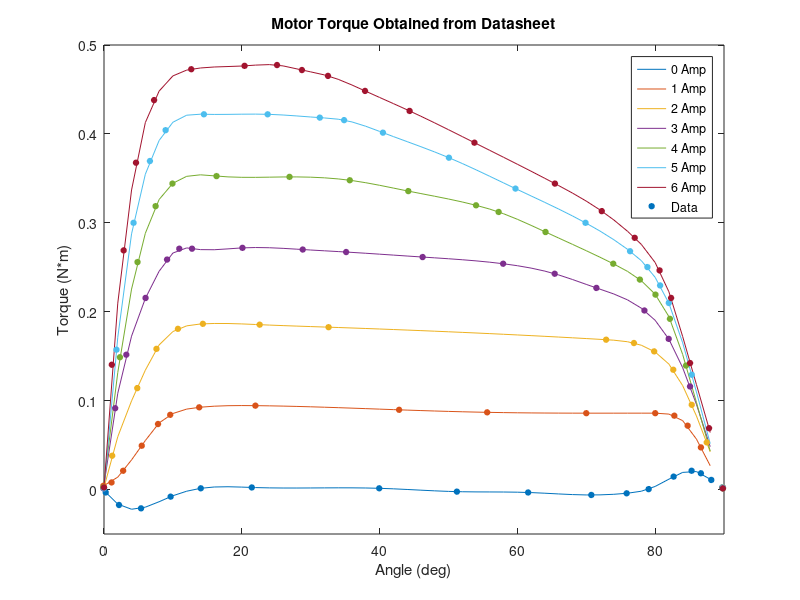
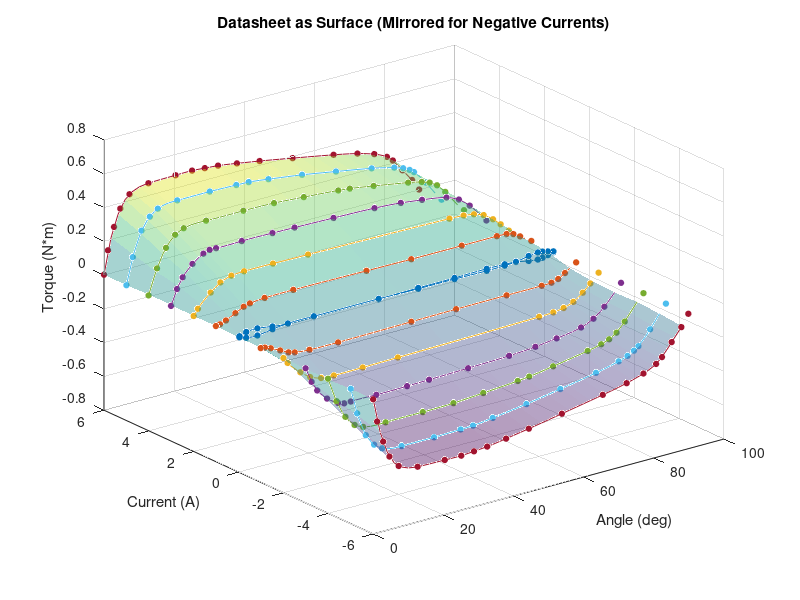
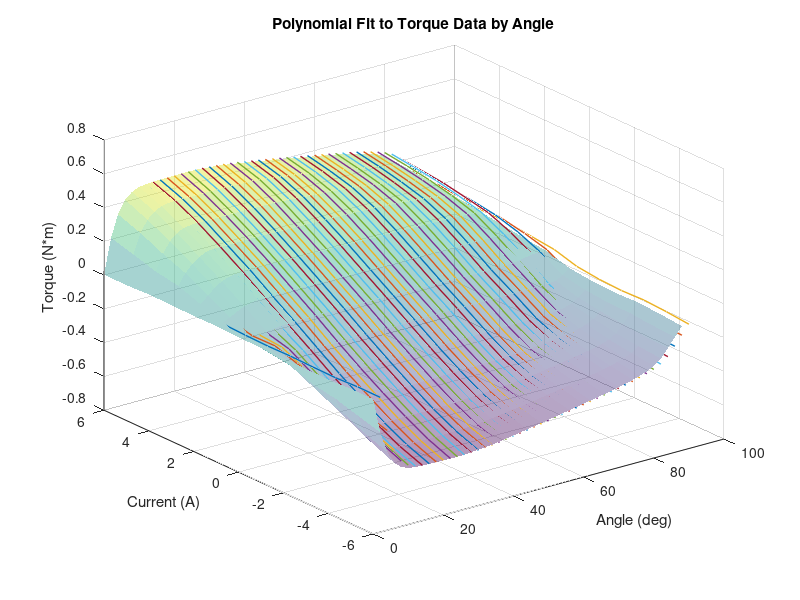
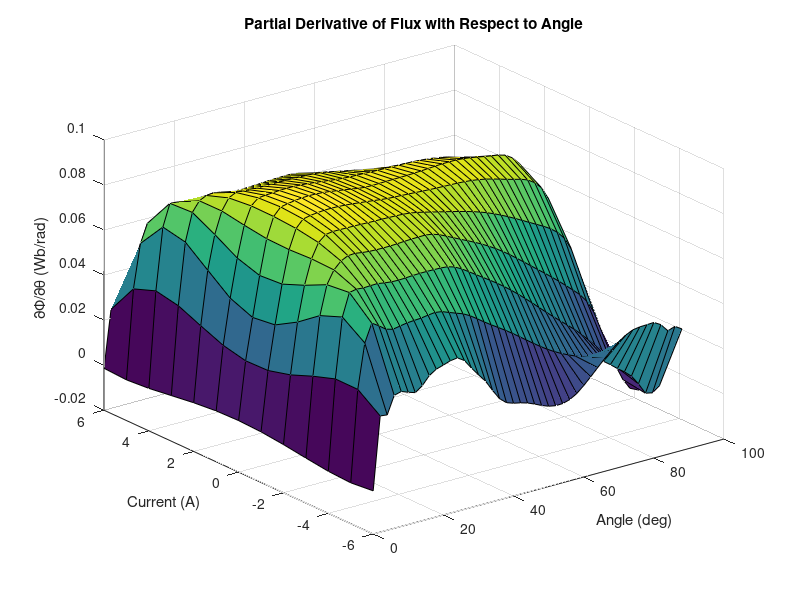

These figures' MATLAB source, in order:
% Initialization for the Simscape(TM) Electrical(TM) Torque Motor example
% model ParameterizeMotorTorque.slx. It is assumed that torque data as a function
% of angle and current is available from a supplier datasheet. Datasheet
% information can be digitized using tools available on MATLAB(R) Central:
% https://www.mathworks.com/matlabcentral/
%
% The defining equations for a torque motor are:
%
%     v   = i*R + dPhi/dx * dx/dt + dPhi/di * di/dt
%     trq = Integral[ dPhi/dx * di ]
%
% where:
%
%     Phi is the flux
%     R   is the winding resistance
%     v   is the voltage
%     i   is the current
%     x   is the angular displacement
%     trq is the torque defined as a function of i and x
%
% It is assumed that R and trq are known. This script estimates dPhi/dx from
% trq. Estimation of dPhi/di from torque is numerically difficult, but
% dPhi/di can be approximated as the measured inductance, L.

% Copyright 2010-2023 The MathWorks, Inc.


%% Load data
% Load the data which consists of seven matrices corresponding to currents
% of 0, 1, 2, 3, 4, 5 and 6 amps. The first column of each matrix is the
% vector angles in degrees, and the second column is the corresponding
% torque in Nm.

load ParameterizeMotorTorqueData
data = {trq0A,trq1A,trq2A,trq3A,trq4A,trq5A,trq6A};

%% Define Constants
r2d = 180/pi;
d2r = pi/180;

%% Define angle and current vectors with which to resample the data.
angle = d2r*[0:2:90]; nAngPts = length(angle);   % Angle in radians
current = -6:1:6; nCurrPts = length(current);    % Current vector

%% Plot datasheet-like plot
% Reuse figure if it exists, else create new figure
if ~exist('h2_ParameterizeMotorTorque', 'var') || ...
        ~isgraphics(h2_ParameterizeMotorTorque, 'figure')
    h2_ParameterizeMotorTorque = figure('Name', 'ParameterizeMotorTorque');
end
figure(h2_ParameterizeMotorTorque)
clf(h2_ParameterizeMotorTorque)

temp_colororder = get(gca,'defaultAxesColorOrder');

% Interpolate the torque data over angle and current, and generate estimated
% data for negative currents.
torque = zeros(nCurrPts,nAngPts);

for i=0:6
    v = data{i+1};
    trq = interp1(d2r*v(:,1),v(:,2),angle,'spline');
    hold on
    plot(r2d*x,trq,'Color',temp_colororder(i+1,:));
    
    % Assume symmetry when creating table for negative currents
    torque(i+7,:) = trq;
    if i~=0
        torque(7-i,:) = -trq;
    end
end
for i=0:6
    v = data{i+1};
    trq = interp1(d2r*v(:,1),v(:,2),angle,'spline');
    plot(v(:,1),v(:,2),'o',...
        'MarkerFaceColor',temp_colororder(i+1,:),...
        'MarkerEdgeColor',temp_colororder(i+1,:),...
        'MarkerSize',4)
    hold on
    %plot(r2d*x,trq,'Color',temp_colororder(i+1,:));
end
hold off
box on
axis([0 90 -0.05 0.5]);
title('Motor Torque Obtained from Datasheet')
legend({'0 Amp','1 Amp','2 Amp','3 Amp','4 Amp','5 Amp','6 Amp','Data'})
xlabel('Angle (deg)')
ylabel('Torque (N*m)')

%% Plot Data as 3D surface (angle, current, torque)
% Reuse figure if it exists, else create new figure
if ~exist('h3_ParameterizeMotorTorque', 'var') || ...
        ~isgraphics(h3_ParameterizeMotorTorque, 'figure')
    h3_ParameterizeMotorTorque = figure('Name', 'ParameterizeMotorTorque');
end
figure(h3_ParameterizeMotorTorque)
clf(h3_ParameterizeMotorTorque)

for i=0:6
    v = data{i+1};
    trq = interp1(d2r*v(:,1),v(:,2),angle,'spline');
    plot3(v(:,1),i*ones(size(v(:,1))),v(:,2),'o',...
        'MarkerFaceColor',temp_colororder(i+1,:),...
        'MarkerEdgeColor',temp_colororder(i+1,:),...
        'MarkerSize',4)
    hold on
    plot3(r2d*angle,i*ones(size(trq)),trq,'Color',temp_colororder(i+1,:));
    
    plot3(v(:,1),-i*ones(size(v(:,1))),-v(:,2),'o',...
        'MarkerFaceColor',temp_colororder(i+1,:),...
        'MarkerEdgeColor',temp_colororder(i+1,:),...
        'MarkerSize',4)
    plot3(r2d*angle,-i*ones(size(trq)),-trq,'Color',temp_colororder(i+1,:));
end

% Add 3D surface as a reference
surf(r2d*angle,current,torque,'EdgeColor','none','FaceAlpha',0.4);

hold off
grid on
xlabel('Angle (deg)');
ylabel('Current (A)');
zlabel('Torque (N*m)');
title('Datasheet as Surface (Mirrored for Negative Currents)')
set(gca,'XLim',[0 100])

%% Determine the partial derivative of flux with respect to position,
% dPhi/dx. By definition torque is the integral over current of dPhi/dx,
% and hence dPhi/dx = d/di(torque).

dfluxdx = zeros(nCurrPts,nAngPts);

% Reuse figure if it exists, else create new figure
if ~exist('h4_ParameterizeMotorTorque', 'var') || ...
        ~isgraphics(h4_ParameterizeMotorTorque, 'figure')
    h4_ParameterizeMotorTorque = figure('Name', 'ParameterizeMotorTorque');
end
figure(h4_ParameterizeMotorTorque)
clf(h4_ParameterizeMotorTorque)

% Plot reference surface
surf(r2d*angle,current,torque,'EdgeColor','none','FaceAlpha',0.4);
hold on

% Loop over angle
for i=1:nAngPts
    
    % Fit polynomials along curves of constant angle
    trqData = torque(:,i)';
    p       = polyfit(current,trqData,5);
    trq     = polyval(p,current);
    
    % Plot polynomial curve on surface
    plot3(i*ones(size(current))*2,current,trqData,'-',...
        'MarkerFaceColor',temp_colororder(rem(i,6)+1,:),...
        'MarkerEdgeColor',temp_colororder(rem(i,6)+1,:),...
        'LineWidth',1);
    
    % Obtain derivative of polynomial
    dfluxdx(:,i) = polyval(polyder(p),current)';
end
hold off
title('Polynomial Fit to Torque Data by Angle')
xlabel('Angle (deg)');
ylabel('Current (A)');
zlabel('Torque (N*m)');

%% Plot Partial Derivative of Flux wrt. Angle

% Reuse figure if it exists, else create new figure
if ~exist('h5_ParameterizeMotorTorque', 'var') || ...
        ~isgraphics(h5_ParameterizeMotorTorque, 'figure')
    h5_ParameterizeMotorTorque = figure('Name', 'ParameterizeMotorTorque');
end
figure(h5_ParameterizeMotorTorque)
clf(h5_ParameterizeMotorTorque)

surf(r2d*angle,current,dfluxdx);
xlabel('Angle (deg)');
ylabel('Current (A)');
zlabel('\partial\Phi/\partial\theta (Wb/rad)')
title('Partial Derivative of Flux with Respect to Angle')
